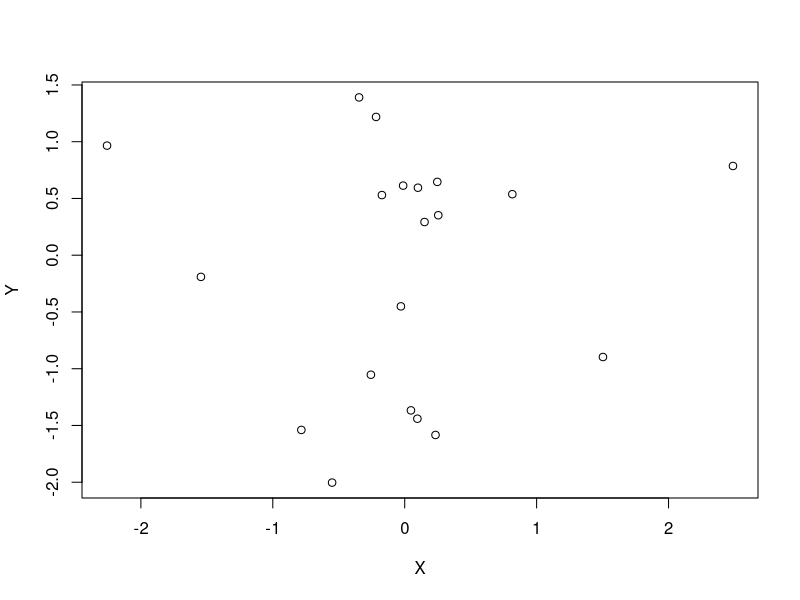

This figure's R source:
######example code#############

X<-rnorm(20)
Y<-rnorm(20)
plot(X,Y)

print("Hello world!")
print("YIkes!")

print("Am I here?")
